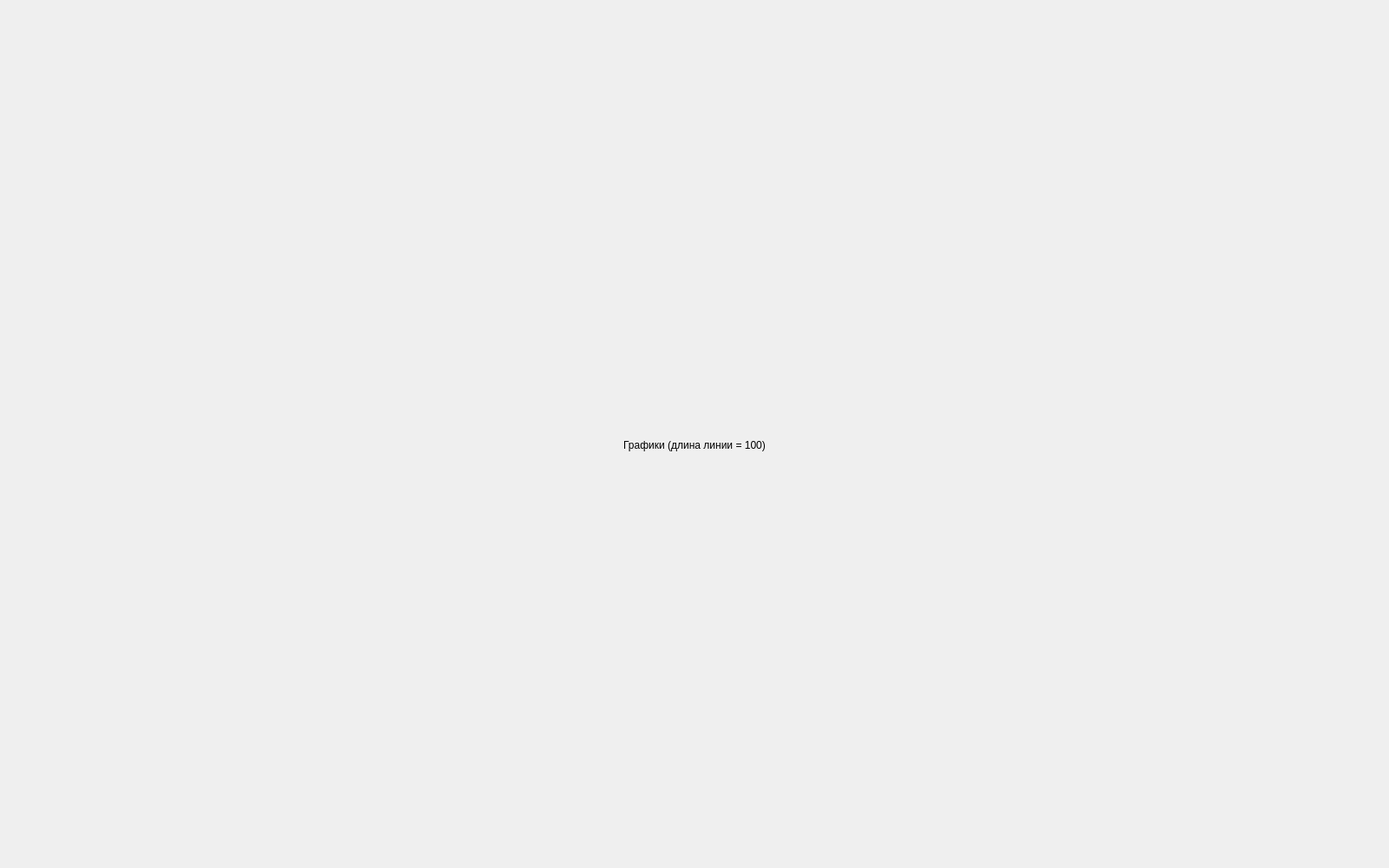
<?xml version="1.0" encoding="UTF-8"?>
<ui version="4.0">
 <class>StepLengthGraph</class>
 <widget class="QWidget" name="StepLengthGraph">
  <property name="geometry">
   <rect>
    <x>0</x>
    <y>0</y>
    <width>1600</width>
    <height>1000</height>
   </rect>
  </property>
  <property name="windowTitle">
   <string>Исследование ступенчатости</string>
  </property>
  <widget class="QWidget" name="verticalLayoutWidget">
   <property name="geometry">
    <rect>
     <x>0</x>
     <y>0</y>
     <width>1602</width>
     <height>1001</height>
    </rect>
   </property>
   <layout class="QVBoxLayout" name="verticalLayout">
    <property name="sizeConstraint">
     <enum>QLayout::SetDefaultConstraint</enum>
    </property>
    <item>
     <widget class="QLabel" name="label">
      <property name="sizePolicy">
       <sizepolicy hsizetype="Minimum" vsizetype="Minimum">
        <horstretch>0</horstretch>
        <verstretch>0</verstretch>
       </sizepolicy>
      </property>
      <property name="minimumSize">
       <size>
        <width>1600</width>
        <height>40</height>
       </size>
      </property>
      <property name="maximumSize">
       <size>
        <width>1600</width>
        <height>40</height>
       </size>
      </property>
      <property name="text">
       <string>Графики (длина линии = 100)</string>
      </property>
      <property name="alignment">
       <set>Qt::AlignBottom|Qt::AlignHCenter</set>
      </property>
     </widget>
    </item>
    <item>
     <layout class="QGridLayout" name="grid">
      <property name="sizeConstraint">
       <enum>QLayout::SetMaximumSize</enum>
      </property>
      <property name="spacing">
       <number>0</number>
      </property>
     </layout>
    </item>
   </layout>
  </widget>
 </widget>
 <resources/>
 <connections/>
</ui>
